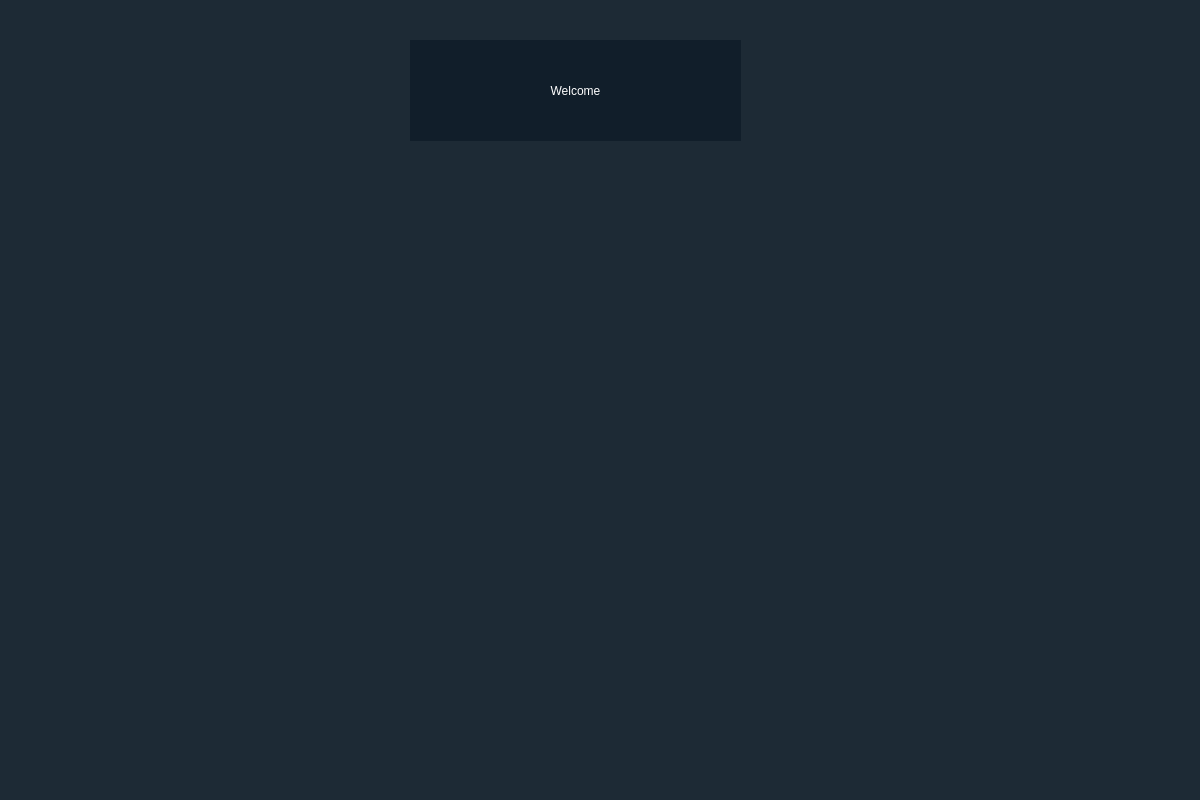
<?xml version="1.0" encoding="UTF-8"?>
<ui version="4.0">
 <class>Dialog</class>
 <widget class="QDialog" name="Dialog">
  <property name="geometry">
   <rect>
    <x>0</x>
    <y>0</y>
    <width>1200</width>
    <height>800</height>
   </rect>
  </property>
  <property name="windowTitle">
   <string>Dialog</string>
  </property>
  <widget class="QWidget" name="bgwidget" native="true">
   <property name="geometry">
    <rect>
     <x>0</x>
     <y>0</y>
     <width>1200</width>
     <height>800</height>
    </rect>
   </property>
   <property name="autoFillBackground">
    <bool>false</bool>
   </property>
   <property name="styleSheet">
    <string notr="true">
background-color:rgba(16,30,41,240);</string>
   </property>
   <widget class="QLabel" name="label">
    <property name="geometry">
     <rect>
      <x>410</x>
      <y>40</y>
      <width>331</width>
      <height>101</height>
     </rect>
    </property>
    <property name="styleSheet">
     <string notr="true">font: italic 36pt &quot;Calibri&quot;;
color:rgb(255,255,255);</string>
    </property>
    <property name="text">
     <string>Welcome</string>
    </property>
    <property name="alignment">
     <set>Qt::AlignCenter</set>
    </property>
   </widget>
  </widget>
 </widget>
 <resources/>
 <connections/>
</ui>
